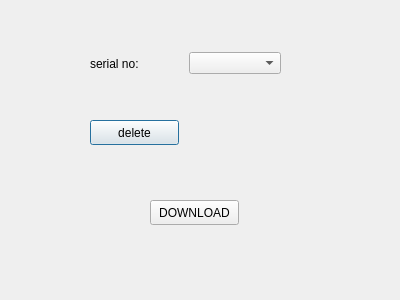
<?xml version="1.0" encoding="UTF-8"?>
<ui version="4.0">
 <class>Dialog</class>
 <widget class="QDialog" name="Dialog">
  <property name="geometry">
   <rect>
    <x>0</x>
    <y>0</y>
    <width>400</width>
    <height>300</height>
   </rect>
  </property>
  <property name="windowTitle">
   <string>Dialog</string>
  </property>
  <widget class="QPushButton" name="pushButton">
   <property name="geometry">
    <rect>
     <x>90</x>
     <y>120</y>
     <width>89</width>
     <height>25</height>
    </rect>
   </property>
   <property name="text">
    <string>delete</string>
   </property>
  </widget>
  <widget class="QWidget" name="layoutWidget">
   <property name="geometry">
    <rect>
     <x>90</x>
     <y>50</y>
     <width>191</width>
     <height>27</height>
    </rect>
   </property>
   <layout class="QHBoxLayout" name="horizontalLayout">
    <item>
     <widget class="QLabel" name="label">
      <property name="text">
       <string>serial no:</string>
      </property>
     </widget>
    </item>
    <item>
     <widget class="QComboBox" name="comboBox"/>
    </item>
   </layout>
  </widget>
  <widget class="QPushButton" name="pushButton_2">
   <property name="geometry">
    <rect>
     <x>150</x>
     <y>200</y>
     <width>89</width>
     <height>25</height>
    </rect>
   </property>
   <property name="text">
    <string>DOWNLOAD</string>
   </property>
  </widget>
 </widget>
 <resources/>
 <connections/>
</ui>
